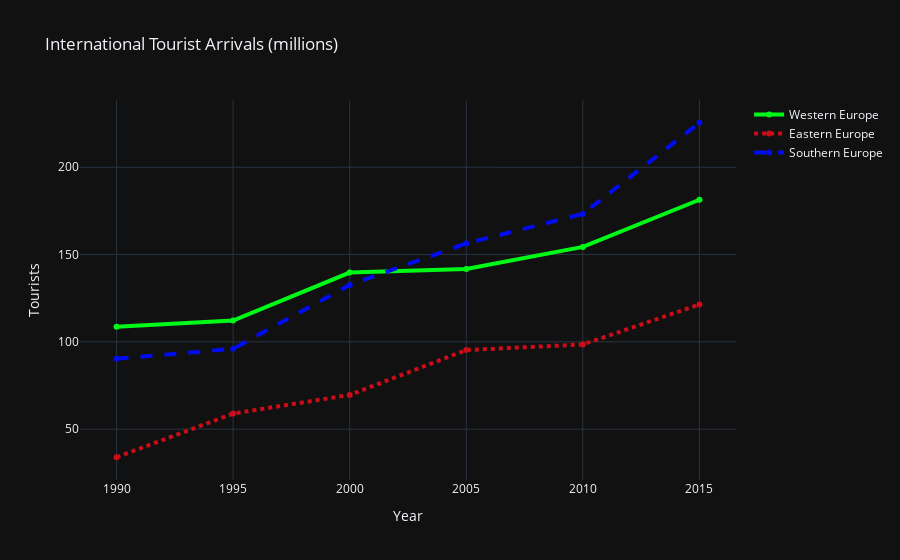

The code cell stored with this chart in its notebook:
### Code cell
trace0 = go.Scatter(
    x=tourism_data['Year'],
    y=tourism_data['Western'],
    name='Western Europe',
    line=dict(color='rgb(0, 250, 24)', width=4),
)
trace1 = go.Scatter(
    x=tourism_data['Year'],
    y=tourism_data['Eastern'],
    name='Eastern Europe',
    line=dict(color='rgb(205, 12, 24)',
              width=4,
              dash='dot')
)
trace2 = go.Scatter(
    x=tourism_data['Year'],
    y=tourism_data['Southern'],
    name='Southern Europe',
    line=dict(color='rgba(2, 12, 240, 191)',
              width=4,
              dash='dash')
)
data = [trace0, trace1, trace2]
layout = go.Layout(
    title='International Tourist Arrivals (millions)',
    xaxis=dict(title='Year'),
    yaxis=dict(title='Tourists'),
)
fig = go.Figure(data=data, layout=layout)
offline.iplot(fig)

### Figure 1 — Plotly figure (JSON) as saved in the notebook; plotly's stock layout.template omitted (floating-point values rounded to 4 significant figures)
{"data": [{"line": {"color": "rgb(0, 250, 24)", "width": 4}, "name": "Western Europe", "x": [1990, 1995, 2000, 2005, 2010, 2015], "y": [108.6, 112.2, 139.7, 141.7, 154.4, 181.4], "type": "scatter"}, {"line": {"color": "rgb(205, 12, 24)", "dash": "dot", "width": 4}, "name": "Eastern Europe", "x": [1990, 1995, 2000, 2005, 2010, 2015], "y": [33.9, 58.9, 69.6, 95.3, 98.5, 121.4], "type": "scatter"}, {"line": {"color": "rgba(2, 12, 240, 191)", "dash": "dash", "width": 4}, "name": "Southern Europe", "x": [1990, 1995, 2000, 2005, 2010, 2015], "y": [90.3, 96.0, 132.6, 156.4, 173.3, 225.5], "type": "scatter"}], "layout": {"title": {"text": "International Tourist Arrivals (millions)"}, "xaxis": {"title": {"text": "Year"}}, "yaxis": {"title": {"text": "Tourists"}}}}
